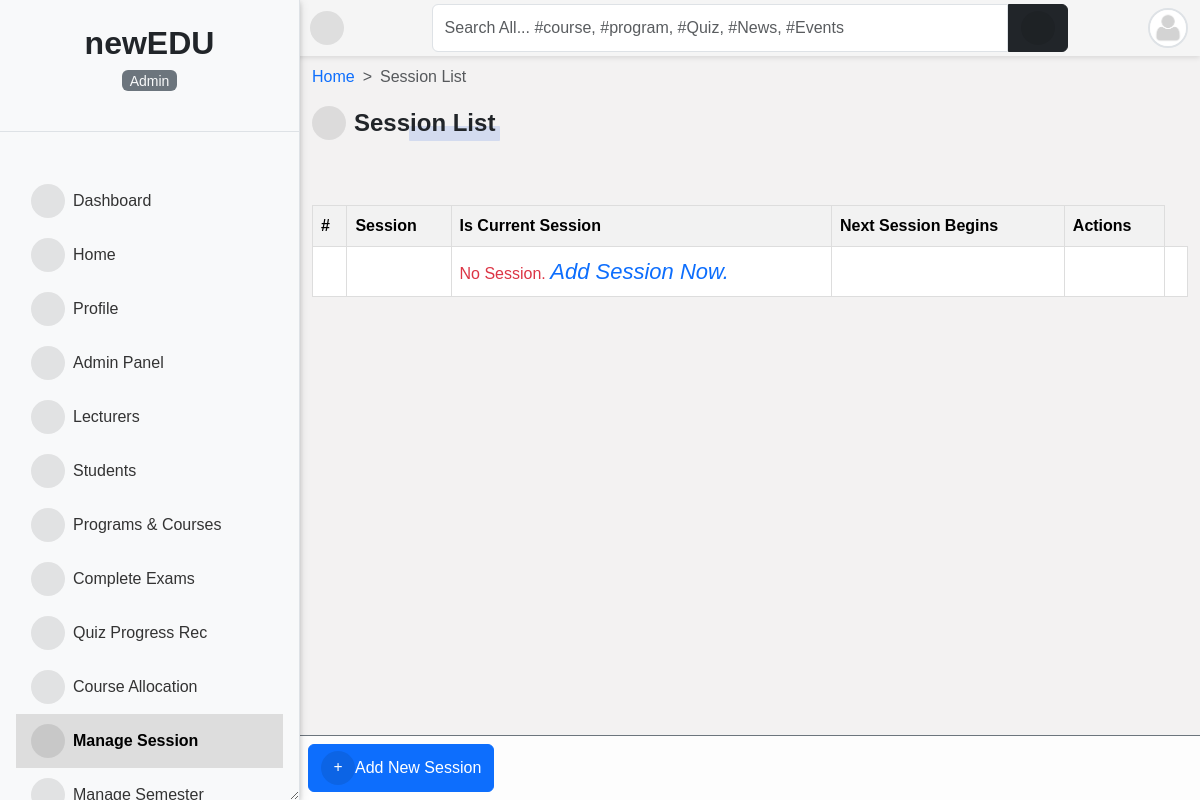
Before: /uk/session/ (signed in) with the older database file.
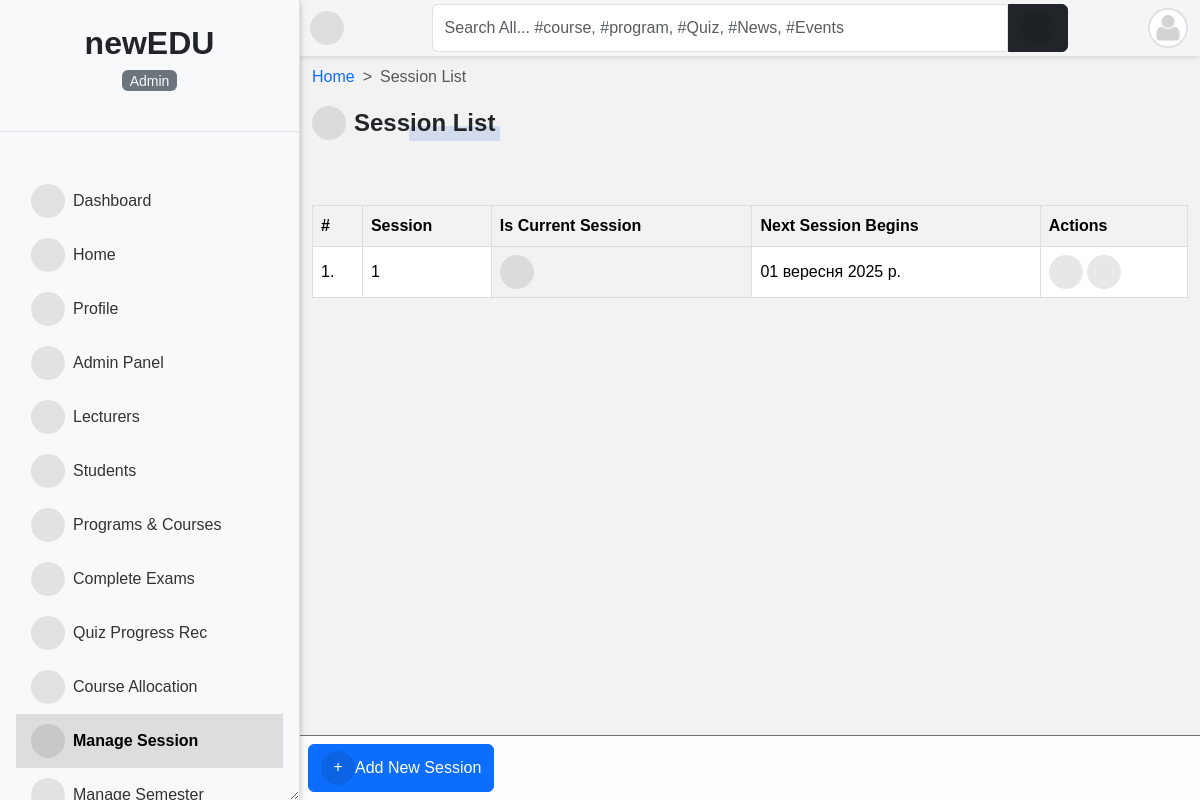
After: the same page with the newer database file.
### core/models.py (models this page shows, shortened)
class Session(models.Model):
    session = models.CharField(max_length=200, unique=True)
    is_current_session = models.BooleanField(default=False, blank=True, null=True)
    next_session_begins = models.DateField(blank=True, null=True)

### accounts/decorators.py (the view)
    def wrapper(request, *args, **kwargs):
        if test_func(request.user):
            return function(request, *args, **kwargs) if function else None
        return redirect(redirect_to)

### accounts/models.py (called while the page is built)
    @property
    def get_user_role(self):
        if self.is_superuser:
            role = _("Admin")
        elif self.is_student:
            role = _("Student")
        elif self.is_lecturer:
            role = _("Lecturer")
        elif self.is_parent:
            role = _("Parent")
        return role

### core/views.py (called while the page is built)
@login_required
@lecturer_required
def session_list_view(request):
    sessions = Session.objects.all().order_by("-is_current_session", "-session")
    return render(request, "core/session_list.html", {"sessions": sessions})

### templates/core/session_list.html (shortened to what this page needs)
{% extends 'base.html' %}
{% load i18n %}
{% block content %}
<nav style="--bs-breadcrumb-divider: '>';" aria-label="breadcrumb">
    <ol class="breadcrumb">
      <li class="breadcrumb-item"><a href="/">{% trans 'Home' %}</a></li>
      <li class="breadcrumb-item active" aria-current="page">{% trans 'Session List' %}</li>
    </ol>
</nav>
{% if request.user.is_superuser %}
<div class="manage-wrap">
    <a class="btn btn-primary" href="{% url 'add_session' %}"><i class="fas fa-plus"></i>{% trans 'Add New Session' %}</a>
</div>
{% endif %}
<div class="title-1"><i class="fas fa-calendar-week"></i>{% trans 'Session List' %}</div>
<div class="table-responsive table-shadow p-0 mt-5">
    <table class="table">
        <thead>
            <tr>
                <th>#</th>
                <th> {% trans 'Session' %} </th>
                <th> {% trans 'Is Current Session' %} </th>
                <th> {% trans 'Next Session Begins' %} </th>
                {% if request.user.is_superuser %}
                <th> {% trans 'Actions' %} </th>
                {% endif %}
            </tr>
        </thead>
        <tbody>
            {% for session in sessions %}
            <tr>
                <td>{{ forloop.counter }}.</td>
                <td>{{ session.session }}</td>
                <th>
                    {% if session.is_current_session == True %}
                    <i class="fas fa-check-circle fa-1-5x"></i>
                    {% else %}
                    <i class="fas fa-times-circle fa-1-5x danger"></i>
                    {% endif %}
                </th>
                <td>{{ session.next_session_begins }}</td>
                {% if request.user.is_superuser %}
                <td> <div class="update-delete">
                    <a href="{% url 'edit_session' pk=session.pk %}" class="update" title="{% trans 'Edit' %}"><i class="fas fa-pencil-alt"></i></a>
                    <a href="{% url 'delete_session' pk=session.pk %}" class="delete" title="{% trans 'Delete' %}"><i class="fas fa-trash-alt"></i></a>
                    </div>
                </td>
                {% endif %}
                {% empty %}
                <tr>
                  <td></td>
                  <td></td>
                  <td>
                  <span class="text-danger">
                    {% trans 'No Session.' %}
                    {% if request.user.is_superuser %}
                    <a href="{% url 'add_session' %}">
                    <i class="primary" style="font-size: 22px;">
                        {% trans 'Add Session Now.' %}
                    </i>
                    {% endif %}
                    </a>
                  </span>
                </td>
                <td></td>
                <td></td>
                <td></td>
                </tr>
            {% endfor %}
        </tbody>
    </table>
</div>
{% endblock content %}

Changed rows visible on the page:
added Session: session "1", is_current_session False (drawn), next_session_begins "01 вересня 2025 р."
Other visible differences:
text no longer shown: "No Session. Add Session Now."
